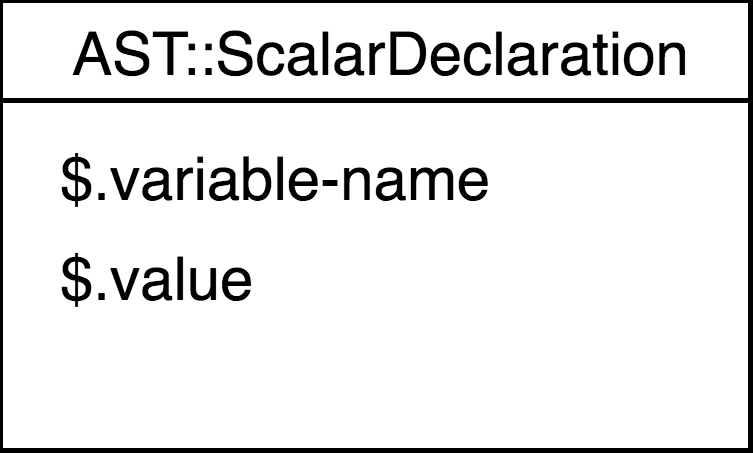
#> input picture assets/creating-a-compiler-in-raku/image1.png, 753 x 453 px
$ python -i covers.py   (imports and definitions only)
#> lines starting #> are read from the running program, lines starting #| are printed output that depends on the picture
#> further down, picture is the input picture: PIL image 753x453 RGB; min 0, max 255, mean 231.8
#!/usr/bin/env python3
"""
covers.py — render each book's cover (page 1 of its PDF) to assets/covers/<slug>.jpg.

The generator shows the cover on the home-page book card and on the book's
landing page when the file exists (paths keyed by slug), so this just needs to
produce one image per book.

Usage:  python3 tools/covers.py [book-key ...]     # default: all books
"""
import io, os, sys
import fitz
import yaml
from PIL import Image, ImageChops

ROOT = os.path.dirname(os.path.dirname(os.path.abspath(__file__)))
ZOOM = 1.6      # render scale for the fallback path
MAX_WIDTH = 760  # downscale target — plenty for the card and landing hero


def trim_white(img, thresh=12):
    """Crop the white page margin the PDF leaves around the cover artwork.
    Only used as a fallback when the cover isn't a single embedded image."""
#> called with thresh = 12
    bg = Image.new("RGB", img.size, (255, 255, 255))
#> bg: PIL image 753x453 RGB; every value is 255
    diff = ImageChops.difference(img.convert("RGB"), bg).convert("L")
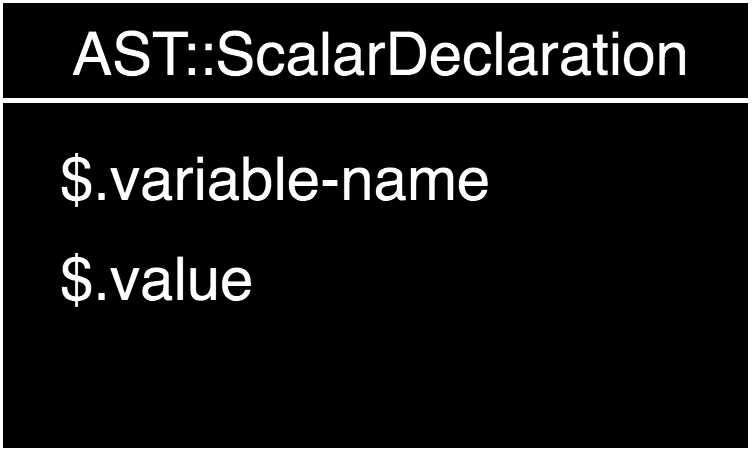
#> diff: PIL image 753x453 L; min 0, max 255, mean 23.2
    bbox = diff.point(lambda p: 255 if p > thresh else 0).getbbox()
#> bbox = (0, 0, 753, 453)
    return img.crop(bbox) if bbox else img


# [58 lines left out: functions cover_image, main, not called in this run]

# [2 lines not run here, left out]

>>> from PIL import Image
>>> picture = Image.open('../assets/creating-a-compiler-in-raku/image1.png')
>>> result = trim_white(picture)

$ run again, on assets/creating-a-compiler-in-raku/image2.png
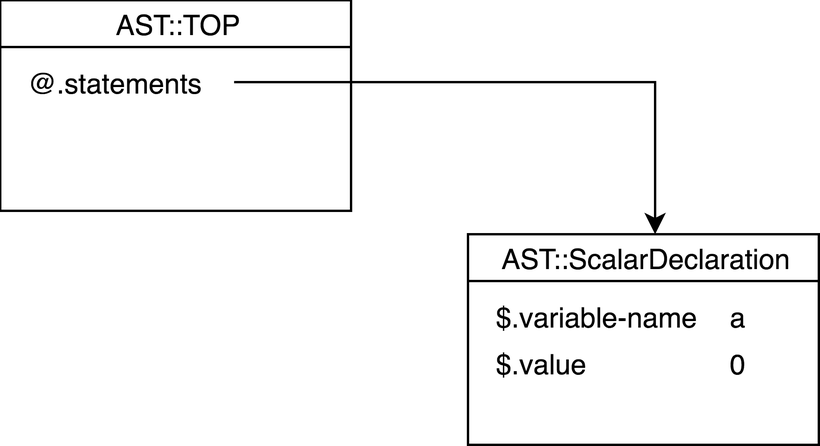
#> input picture assets/creating-a-compiler-in-raku/image2.png, 820 x 446 px
#> picture is the input picture: PIL image 820x446 RGB; min 0, max 255, mean 245.3
#> bg: PIL image 820x446 RGB; every value is 255
#> in trim_white, `diff = ImageChops.difference(img.convert("RGB"), bg).convert("L")`:
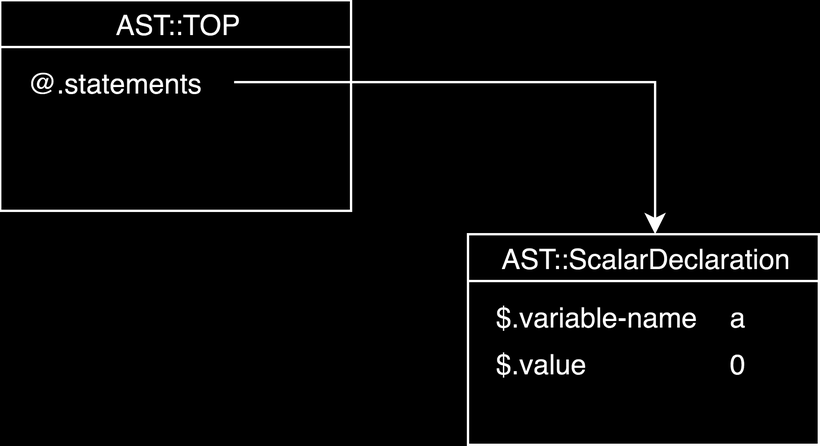
#> diff: PIL image 820x446 L; min 0, max 255, mean 9.7
#> bbox = (0, 0, 820, 446)

$ run again, on assets/creating-a-compiler-in-raku/image3.png
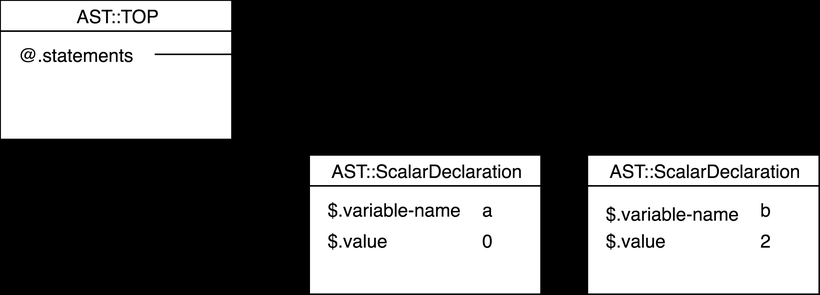
#> input picture assets/creating-a-compiler-in-raku/image3.png, 820 x 295 px
#> picture is the input picture: PIL image 820x295 RGB; min 0, max 255, mean 94.2
#> bg: PIL image 820x295 RGB; every value is 255
#> in trim_white, `diff = ImageChops.difference(img.convert("RGB"), bg).convert("L")`:
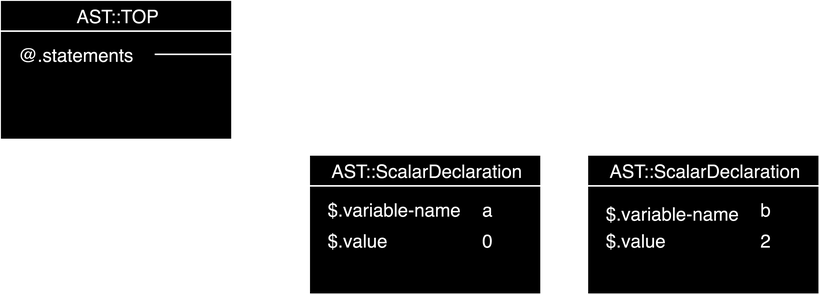
#> diff: PIL image 820x295 L; min 0, max 255, mean 160.8
#> bbox = (0, 0, 820, 295)

$ run again, on assets/creating-a-compiler-in-raku/image4.png
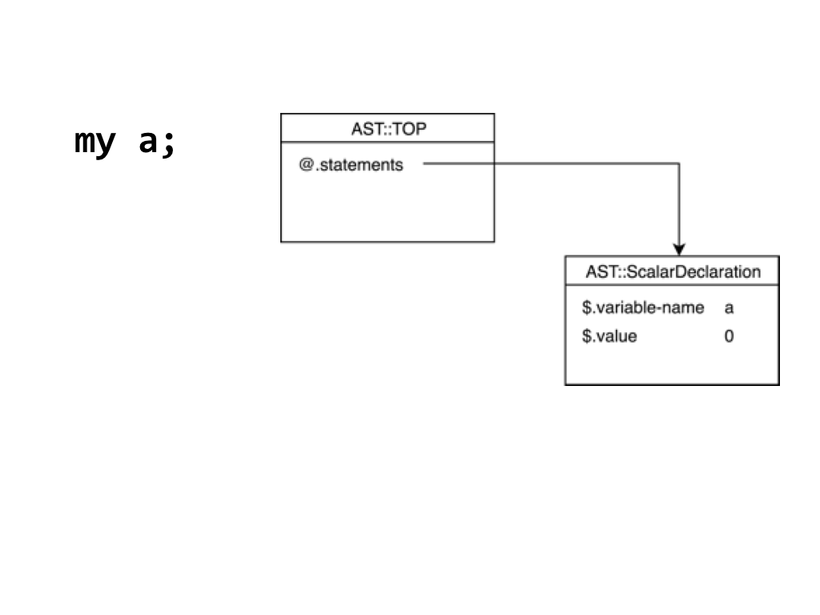
#> input picture assets/creating-a-compiler-in-raku/image4.png, 820 x 615 px
#> picture is the input picture: PIL image 820x615 RGB; min 0, max 255, mean 251.7
#> bg: PIL image 820x615 RGB; every value is 255
#> in trim_white, `diff = ImageChops.difference(img.convert("RGB"), bg).convert("L")`:
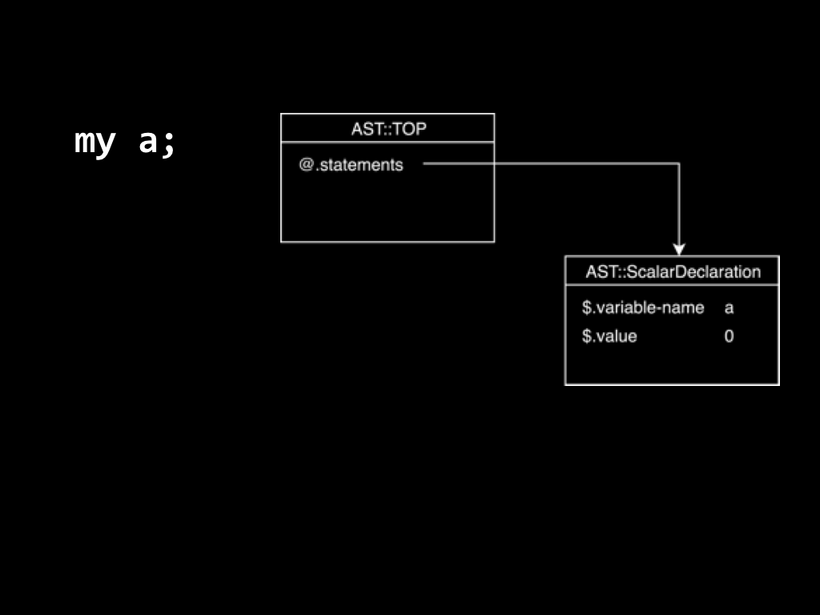
#> diff: PIL image 820x615 L; min 0, max 255, mean 3.3
#> bbox = (75, 112, 780, 386)
#> in trim_white, `return img.crop(bbox) if bbox else img`:
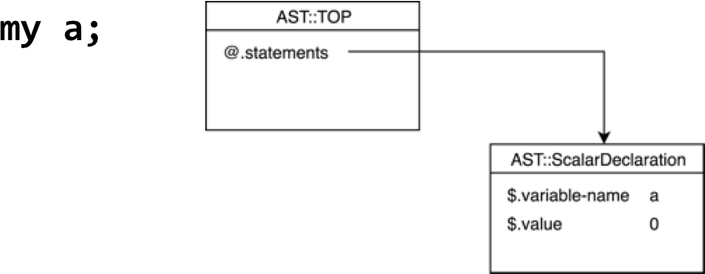
#> returned value: PIL image 705x274 RGB; min 0, max 255, mean 246.4
